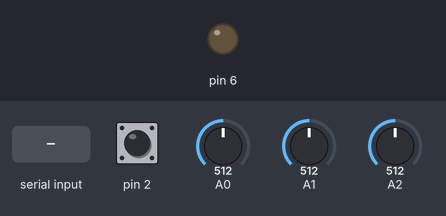
Recording of a sketch running on a simulated Arduino Uno, built with avr-gcc and run on an emulated ATmega328P. Shown: output pins drawn as LEDs (lit = HIGH). Inputs (shaded band) come from the test bench; at power-on: pin 2 HIGH, A0 = 512, A1 = 512, A2 = 512. What the sketch prints to the serial monitor is not drawn.

Above: at 1.2 s.
1.3 s: byte 30 received over Serial
At 2.0 s:
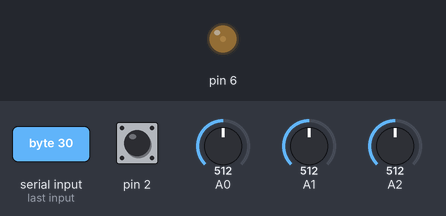
2.8 s: byte 90 received over Serial
At 3.2 s:
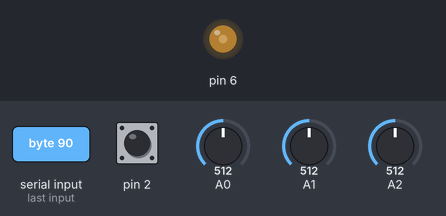
Timing chart, 0 to 5.8 s (numbered marks = the images above; inputs shaded):
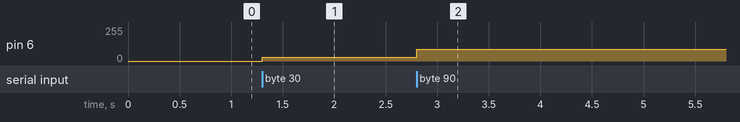

The sketch:

DCM-ard.ino
```cpp
/*
Инициализация
Принимает амплитуду сигнала, который нужно подать на выход
Считывет АЦП с трех каналов
Передает эти значения напряжений обратно на ПК
Считает и передает количество тактов с энкодера
Считает и передает время выполнения цикла программы
Подает на выход принятый в п.1 сигнал
Ожидает новую команду
 */

    int code = 0;
    int dcode1 = 0;
    int dcode2 = 0;
    byte ADC1 = 0;
    byte ADC2 = 0;
    byte ADC21 = 0;
    byte ADC22 = 0;
    byte ADC3 = 0;
    byte dt = 0;

// the setup routine runs once when you press reset:
void setup()
{
  Serial.begin(115200);

  attachInterrupt(0, encoder, RISING);  //Включить прерывания по int0
}

//void outled(byte C)
//{
// PORTD = (C&DDRB)*16  ;
// PORTB = (C&DDRD)/16  ;
//}

void loop()
  {
    ADC1 = (analogRead(A0))/4;  // Запись АЦП0
    ADC2 = analogRead(A2);      //Запись АЦП1
    ADC3 = (analogRead(A1))/4;  // Запись АЦП2

  if (Serial.available() > 0)  //если есть входные данные, то начать процесс передачи данных
  {

    detachInterrupt(0);

    ADC21 = (ADC2)%256;  // Запись АЦП1 старшая часть
    if ((ADC2)>255)
    {ADC22 = (ADC2)/256;}  // Запись АЦП1 младшая часть

    dcode1 = byte(code%255);
      if (code>255)
      {dcode2 = int(code/256);}    //   2^16 бит счетчика

    dt = millis() - dt;    // определение разности времени

    byte Data = Serial.read();

    Serial.write(ADC1);    // Отправка через порт В0
    Serial.write(ADC21);    // Отправка через порт В2
    Serial.write(ADC22);    // Отправка через порт В3
    Serial.write(ADC3);    // Отправка через порт В4
    Serial.write(dcode1);    // Отправка байта младшего разряда
    Serial.write(dcode2);    // Отправка байта старшего разряда
    Serial.write(dt);        //  Отправка дифф. времени

    dt = millis();          // запись старого значения времени

      //outled(byte(Data)); //Вывод на цифровой выход принятых данных
      analogWrite(6,Data);  // Выход на ШИМ

      code = 0;
      dcode1 = 0;
      dcode2 = 0;
      ADC22 = 0;
      attachInterrupt(0, encoder, RISING);  //Включить прерывания
    }
}

void encoder()          //Инкрементирование отсчет при положительном фронте пин3
{
  if (digitalRead(2)==LOW)
    { code = code+1; }
}
```

Measured:
- after the input at 1.3 s, pin 6: 0/255 → 30/255 at once
- after the input at 2.8 s, pin 6: 30/255 → 90/255 at once
